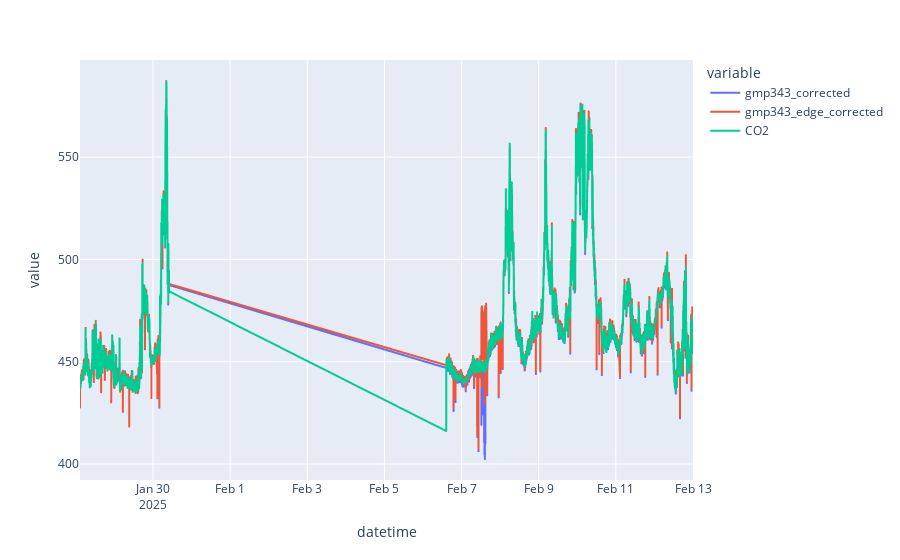

Notebook source saved alongside this figure:
### Code cell
df_temp = df_1_m.filter(pl.col("datetime").is_between(start_date, end_date)).drop("system_id_right") \
    .filter(pl.col("gmp343_corrected") > 400).filter(pl.col("gmp343_corrected") < 1000) 
fig = px.line(df_temp, x="datetime", y = ["gmp343_corrected", "gmp343_edge_corrected", "CO2"])
fig.show()

### Figure 1 — Plotly figure (JSON) as saved in the notebook; plotly's stock layout.template omitted (floating-point values rounded to 4 significant figures; data arrays with more than 128 entries replaced by an {"elided": "..."} marker saying what was removed)
{"data": [{"hovertemplate": "variable=gmp343_corrected<br>datetime=%{x}<br>value=%{y}<extra></extra>", "legendgroup": "gmp343_corrected", "line": {"color": "#636efa", "dash": "solid"}, "marker": {"symbol": "circle"}, "mode": "lines", "name": "gmp343_corrected", "showlegend": true, "type": "scattergl", "x": {"elided": "12299 str values"}, "xaxis": "x", "y": {"elided": "12299 float values"}, "yaxis": "y"}, {"hovertemplate": "variable=gmp343_edge_corrected<br>datetime=%{x}<br>value=%{y}<extra></extra>", "legendgroup": "gmp343_edge_corrected", "line": {"color": "#EF553B", "dash": "solid"}, "marker": {"symbol": "circle"}, "mode": "lines", "name": "gmp343_edge_corrected", "showlegend": true, "type": "scattergl", "x": {"elided": "12299 str values"}, "xaxis": "x", "y": {"elided": "12299 float values"}, "yaxis": "y"}, {"hovertemplate": "variable=CO2<br>datetime=%{x}<br>value=%{y}<extra></extra>", "legendgroup": "CO2", "line": {"color": "#00cc96", "dash": "solid"}, "marker": {"symbol": "circle"}, "mode": "lines", "name": "CO2", "showlegend": true, "type": "scattergl", "x": {"elided": "12299 str values"}, "xaxis": "x", "y": {"elided": "12299 float values"}, "yaxis": "y"}], "layout": {"legend": {"title": {"text": "variable"}, "tracegroupgap": 0}, "margin": {"t": 60}, "xaxis": {"anchor": "y", "domain": [0, 1], "title": {"text": "datetime"}}, "yaxis": {"anchor": "x", "domain": [0, 1], "title": {"text": "value"}}}}
